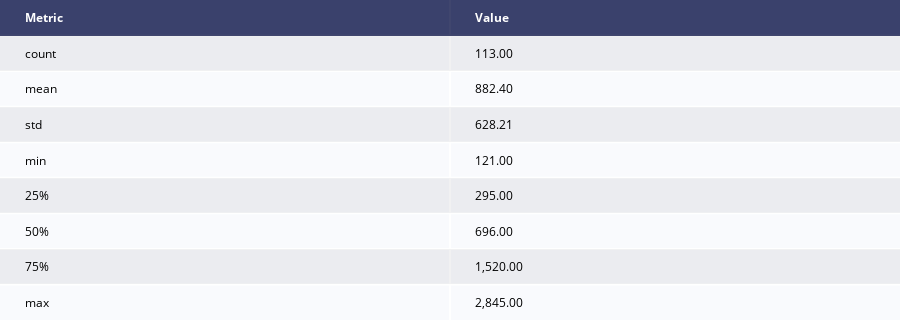

Write notebook code for a chart like this one.
### Markdown cell above
## Token-Based Document Statistics

### Code cell
du.generate_document_statistics_by_tokens(total_text)

### Figure 1 — Plotly figure (JSON) as saved in the notebook; plotly's stock layout.template omitted (floating-point values rounded to 4 significant figures)
{"data": [{"colorscale": [[0, "#00083e"], [0.5, "#ededee"], [1, "#ffffff"]], "hoverinfo": "none", "opacity": 0.75, "showscale": false, "type": "heatmap", "z": [[0, 0], [0.5, 0.5], [1, 1], [0.5, 0.5], [1, 1], [0.5, 0.5], [1, 1], [0.5, 0.5], [1, 1]]}], "layout": {"annotations": [{"align": "center", "font": {"color": "#ffffff"}, "showarrow": false, "text": "<b>Metric</b>", "x": -0.45, "xanchor": "left", "xref": "x", "y": 0, "yref": "y"}, {"align": "center", "font": {"color": "#ffffff"}, "showarrow": false, "text": "<b>Value</b>", "x": 0.55, "xanchor": "left", "xref": "x", "y": 0, "yref": "y"}, {"align": "center", "font": {"color": "#000000"}, "showarrow": false, "text": "count", "x": -0.45, "xanchor": "left", "xref": "x", "y": 1, "yref": "y"}, {"align": "center", "font": {"color": "#000000"}, "showarrow": false, "text": "113.00", "x": 0.55, "xanchor": "left", "xref": "x", "y": 1, "yref": "y"}, {"align": "center", "font": {"color": "#000000"}, "showarrow": false, "text": "mean", "x": -0.45, "xanchor": "left", "xref": "x", "y": 2, "yref": "y"}, {"align": "center", "font": {"color": "#000000"}, "showarrow": false, "text": "882.40", "x": 0.55, "xanchor": "left", "xref": "x", "y": 2, "yref": "y"}, {"align": "center", "font": {"color": "#000000"}, "showarrow": false, "text": "std", "x": -0.45, "xanchor": "left", "xref": "x", "y": 3, "yref": "y"}, {"align": "center", "font": {"color": "#000000"}, "showarrow": false, "text": "628.21", "x": 0.55, "xanchor": "left", "xref": "x", "y": 3, "yref": "y"}, {"align": "center", "font": {"color": "#000000"}, "showarrow": false, "text": "min", "x": -0.45, "xanchor": "left", "xref": "x", "y": 4, "yref": "y"}, {"align": "center", "font": {"color": "#000000"}, "showarrow": false, "text": "121.00", "x": 0.55, "xanchor": "left", "xref": "x", "y": 4, "yref": "y"}, {"align": "center", "font": {"color": "#000000"}, "showarrow": false, "text": "25%", "x": -0.45, "xanchor": "left", "xref": "x", "y": 5, "yref": "y"}, {"align": "center", "font": {"color": "#000000"}, "showarrow": false, "text": "295.00", "x": 0.55, "xanchor": "left", "xref": "x", "y": 5, "yref": "y"}, {"align": "center", "font": {"color": "#000000"}, "showarrow": false, "text": "50%", "x": -0.45, "xanchor": "left", "xref": "x", "y": 6, "yref": "y"}, {"align": "center", "font": {"color": "#000000"}, "showarrow": false, "text": "696.00", "x": 0.55, "xanchor": "left", "xref": "x", "y": 6, "yref": "y"}, {"align": "center", "font": {"color": "#000000"}, "showarrow": false, "text": "75%", "x": -0.45, "xanchor": "left", "xref": "x", "y": 7, "yref": "y"}, {"align": "center", "font": {"color": "#000000"}, "showarrow": false, "text": "1,520.00", "x": 0.55, "xanchor": "left", "xref": "x", "y": 7, "yref": "y"}, {"align": "center", "font": {"color": "#000000"}, "showarrow": false, "text": "max", "x": -0.45, "xanchor": "left", "xref": "x", "y": 8, "yref": "y"}, {"align": "center", "font": {"color": "#000000"}, "showarrow": false, "text": "2,845.00", "x": 0.55, "xanchor": "left", "xref": "x", "y": 8, "yref": "y"}], "height": 320, "margin": {"b": 0, "l": 0, "r": 0, "t": 0}, "title": {"text": "Token-Based Document Statistics"}, "xaxis": {"dtick": 1, "gridwidth": 2, "showticklabels": false, "tick0": -0.5, "ticks": "", "zeroline": false}, "yaxis": {"autorange": "reversed", "dtick": 1, "gridwidth": 2, "showticklabels": false, "tick0": 0.5, "ticks": "", "zeroline": false}}}
